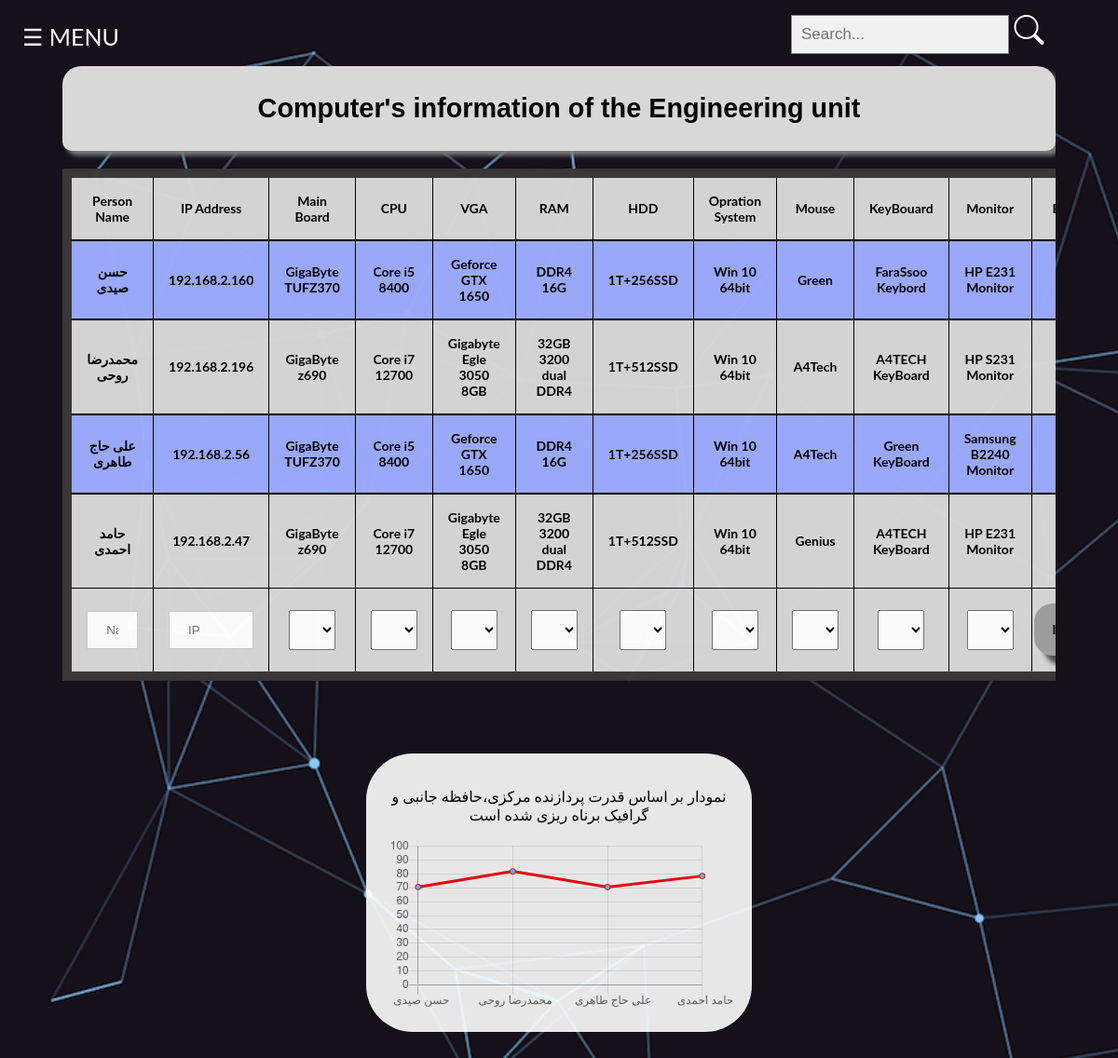
Page /Engineering.php (signed in) on the committed database.
### tables this page shows
CREATE TABLE IF NOT EXISTS `accessories` (
  `id` int NOT NULL AUTO_INCREMENT,
  `user_fullname` varchar(50) NOT NULL,
  `ipAddress` varchar(50) NOT NULL,
  `mainBoard` varchar(50) NOT NULL,
  `cpu` varchar(50) NOT NULL,
  `VGA` varchar(50) NOT NULL,
  `RAM` varchar(50) NOT NULL,
  `HDD` varchar(50) NOT NULL,
  `Opration_System` varchar(50) NOT NULL,
  `Mouse` varchar(50) NOT NULL,
  `KeyBouard` varchar(50) NOT NULL,
  `Monitor` varchar(50) NOT NULL,
  `department` varchar(50) NOT NULL,
  `reg_username` varchar(30) NOT NULL,
  PRIMARY KEY (`id`)
);

### base.php (called while the page is built, shortened)
<?php
$curPageName = substr($_SERVER["SCRIPT_NAME"], strrpos($_SERVER["SCRIPT_NAME"], "/") + 1);
if (isset($_COOKIE['user'])) {
    $user_acount = $_COOKIE['user'];
} else {
    if ($curPageName != "Login.php") {
        header("Location: Login.php");
        die();
    }
}

### Engineering.php (the view, shortened to what this page needs)
<!DOCTYPE html>
<html>
<?php
include "init.php";
?>
<link rel="stylesheet" href="https://cdn.jsdelivr.net/npm/bootstrap-icons@1.3.0/font/bootstrap-icons.css">
<head>
  <link href="style/style.css" rel="stylesheet" type="text/css" />
</head>
<body class="bodyMan">
  <div class="searchbox">
    <form id="search" class="search" action="" method="post">
      <input id="inputSearch" type="text" placeholder="Search..." name="inputSearch">
      <span id="btnsearch">
        <i type class="bi bi-search"></i>
      </span>
    </form>
  </div>
  <div id="main">
    <span id="menubtn" style="font-size:25px;cursor:pointer">&#9776; MENU</span>
  </div>
  <div class="boxtable">
    <div class="divheaderTable">
      <h2>Computer's information of the Engineering unit</h2>
    </div>
    <br>
    <table>
      <tr>
        <th>Person Name</th>
        <th>IP Address</th>
        <th>Main Board</th>
        <th>CPU</th>
        <th>VGA</th>
        <th>RAM</th>
        <th>HDD</th>
        <th>Opration System</th>
        <th>Mouse</th>
        <th>KeyBouard</th>
        <th>Monitor</th>
        <th>Edit/Delete</th>
      </tr>
      <?php
      $conn = new mysqli($serverName, $userName, $password, $dbName);
      $sql_q = "SELECT * FROM `product`";
      $result = $conn->query($sql_q);
      if ($result->num_rows > 0) {
        $i = 0;
        while ($row = $result->fetch_assoc()) {
          $product_array[$i] = array();
          $product_array[$i]['id'] = $row['id'];
          $product_array[$i]['name'] = $row['name'];
          $product_array[$i]['type'] = $row['type'];
          $product_array[$i]['score'] = $row['score'];
          $i++;
        }
      }
      if (!isset($_POST['inputSearch']) || $_POST['inputSearch'] == "") {
        $sql_q = "SELECT * FROM `accessories` where department='Engineering'  && reg_username='$user_acount'";
        $result = $conn->query($sql_q);
        if ($result->num_rows > 0) {
          while ($row = $result->fetch_assoc()) {
            $personName = $row['user_fullname'];
            $ipAddress =  $row['ipAddress'];
            $list_hardware = ['mainBoard', 'cpu', 'VGA', 'RAM', 'HDD', 'Opration_System', 'Mouse', 'KeyBouard', 'Monitor'];
            $hardware_name = [];
            foreach ($list_hardware as $hardware) {
              foreach ($product_array as $product) {
                if ($product['id'] == $row[$hardware]) {
                  $product_name = $product['name'];
                  break;
                }
              }
              $hardware_name[$hardware] = $product_name;
            }
            $mainBoard = $hardware_name['mainBoard'];
            $cpu =  $hardware_name['cpu'];
            $vga = $hardware_name['VGA'];
            $ram = $hardware_name['RAM'];
            $hdd = $hardware_name['HDD'];
            $oprationSystem = $hardware_name['Opration_System'];
            $mouse = $hardware_name['Mouse'];
            $keyBoard = $hardware_name['KeyBouard'];
            $monitor = $hardware_name['Monitor'];
            echo "<tr>\n";
            echo "<th>$personName</th>\n";
            echo "<th>$ipAddress</th>\n";
            echo "<th>$mainBoard</th>\n";
            echo "<th>$cpu</th>\n";
            echo "<th>$vga</th>\n";
            echo "<th>$ram</th>\n";
            echo "<th>$hdd</th>\n";
            echo "<th>$oprationSystem</th>\n";
            echo "<th>$mouse</th>\n";
            echo "<th>$keyBoard</th>\n";
            echo "<th>$monitor</th>\n";
            echo "<th>\n";
            echo "</th>\n";
            echo "</tr>\n";
          }
        }
      }
      ?>
      <form action="" method="post">
        <tr>
          <th>
            <input type="text" id="fname" name="fname" placeholder="Name" required>
          </th>
          <th>
            <input type="text" id="iplocal" name="iplocal" placeholder="IP" required>
          </th>
          <th>
            <?php
            echo "<select name='MainbordList' id='MainbordList'>";
            foreach ($product_array as $row) {
              $id = $row['id'];
              $name = $row['name'];
              $type = $row['type'];
              if ($type == "MainBoard") {
                echo "<option value='$id'>$name</option>";
              }
            }
            echo "</select>";
            ?>
          </th>
          <th>
            <?php
            echo "<select name='CpuList' id='CpuList'>";
            foreach ($product_array as $row) {
              $id = $row['id'];
              $name = $row['name'];
              $type = $row['type'];
              if ($type == "CPU") {
                echo "<option value='$id'>$name</option>";
              }
            }
            echo "</select>";
            ?>
          </th>
          <th>
            <?php
            echo "<select name='VGAList' id='VGAList'>";
            foreach ($product_array as $row) {
              $id = $row['id'];
              $name = $row['name'];
              $type = $row['type'];
              if ($type == "VGA") {
                echo "<option value='$id'>$name</option>";
              }
            }
            echo "</select>";
            ?>
          </th>
          <th>
            <?php
            echo "<select name='RAMList' id='RAMList'>";
            foreach ($product_array as $row) {
              $id = $row['id'];
              $name = $row['name'];
              $type = $row['type'];
              if ($type == "RAM") {
                echo "<option value='$id'>$name</option>";
              }
            }
            echo "</select>";
            ?>
          </th>
          <th>
            <?php
            echo "<select name='HDDList' id='HDDList'>";
            foreach ($product_array as $row) {
              $id = $row['id'];
              $name = $row['name'];
              $type = $row['type'];
              if ($type == "HDD") {
                echo "<option value='$id'>$name</option>";
              }
            }
            echo "</select>";
            ?>
          </th>
          <th>
            <?php
            echo "<select name='OsList' id='OsList'>";
            foreach ($product_array as $row) {
              $id = $row['id'];
              $name = $row['name'];
              $type = $row['type'];
              if ($type == "OprationSystem") {
                echo "<option value='$id'>$name</option>";
              }
            }
            echo "</select>";
            ?>
          </th>
          <th>
            <?php
            echo "<select name='MouseList' id='MouseList'>";
            foreach ($product_array as $row) {
              $id = $row['id'];
              $name = $row['name'];
              $type = $row['type'];
              if ($type == "Mouse") {
                echo "<option value='$id'>$name</option>";
              }
            }
            echo "</select>";
            ?>
          </th>
          <th>
            <?php
            echo "<select name='keyBoardList' id='keyBoardList'>";
            foreach ($product_array as $row) {
              $id = $row['id'];
              $name = $row['name'];
              $type = $row['type'];
              if ($type == "KeyBoard") {
                echo "<option value='$id'>$name</option>";
              }
            }
            echo "</select>";
            ?>
          </th>
          <th>
            <?php
            echo "<select name='MonitorList' id='MonitorList'>";
            foreach ($product_array as $row) {
              $id = $row['id'];
              $name = $row['name'];
              $type = $row['type'];
              if ($type == "Monitor") {
                echo "<option value='$id'>$name</option>";
              }
            }
            echo "</select>";
            ?>
          </th>
          <th class="editDeleteRow">
            <input class="buttonInsert3" type="submit" value="Insert Data">
          </th>
        </tr>
    </table>
    <br>
  </div>
  <div class="Chart">
    <p>نمودار بر اساس قدرت پردازنده مرکزی،حافظه جانبی و گرافیک برناه ریزی شده است</p>
    <canvas id="myChart" style="width:100%;max-width:1000px"></canvas>
    <?php
    $result = $conn->query($sql_q);
    $users = [];
    $scores = [];
    if ($result->num_rows > 0) {
      while ($row = $result->fetch_assoc()) {
        array_push($users, $row);
        $list_hardware = ['mainBoard', 'cpu', 'VGA', 'RAM', 'HDD', 'Opration_System', 'Mouse', 'KeyBouard', 'Monitor'];
        $sum_score = 0;
        foreach ($list_hardware as $item) {
          foreach ($product_array as $product) {
            if ($product['id'] == $row[$item]) {
              $sum_score += $product['score'];
            }
          }
        }
        $sum_score = ($sum_score) / 9;
        array_push($scores, $sum_score);
      }
    }
    ?>
    <script>
      <?php
      $txt = 'var xValues = [';
      foreach ($users as $user) {
        $name = $user['user_fullname'];
        $txt .= "'$name',";
      }
      $txt .= '];';
      echo $txt;
      $txt = 'var yValues = [';
      foreach ($scores as $score) {
        $txt .= "$score,";
      }
      $txt .= '];';
      echo $txt;
      ?>
      new Chart("myChart", {
        type: "line",
        data: {
          labels: xValues,
          datasets: [{
            fill: false,
            lineTension: 0,
            backgroundColor: "rgba(95,200,250,1.0)",
            borderColor: "rgba(255,0,0,1.0)",
            data: yValues
          }]
        },
        options: {
          legend: {
            display: false
          },
          scales: {
            yAxes: [{
              ticks: {
                min: 0,
                max: 100
              }
            }],
          }
        }
      });
    </script>
  </div>
</body>
</html>

### style/style.css (style rules this page uses)
body { background-image: url("../img/main_pic.jpg"); background-repeat: no-repeat; background-attachment: fixed; background-size: cover; border: 0px; opacity: 1; }
.bodyMan { background-image: url("../img/mainbg.png"); background-repeat: no-repeat; background-attachment: fixed; background-size: cover; border: 0px; opacity: 1; }
.buttonInsert3 { border: 0px solid rgb(94, 94, 94); border-radius: 20px 20px 20px 20px; padding: 20px; text-align: center; font-size: 1em; font-weight: bolder; font-family: 'Franklin Gothic Medium', 'Arial Narrow', Arial, sans-serif; background-color: rgb(156, 156, 156); opacity: 0.9; box-shadow: 10px 10px 5px rgb(66, 66, 66); display: block; }
body { font-family: Arial, Helvetica, sans-serif; }
input[type=text], input[type=password] { width: 100%; padding: 12px 20px; margin: 8px 0; display: inline-block; border: 1px solid #ccc; box-sizing: border-box; }
* { box-sizing: border-box; }
body { background-color: #474e5d; font-family: Helvetica, sans-serif; }
table { border-radius: 30px 30px 30px 30px; background-color: #d8d8d8; border-collapse: collapse; border-spacing: 0; width: 80%; border: 10px solid rgb(59, 57, 57); opacity: 0.98; font-size: 14px; }
th, td { text-align: center; padding: 16px; font-style: bold; border: 1px solid black; }
tr:nth-child(even) { background-color: rgb(157, 172, 255); border: 2px solid black; }
.boxtable { width: 90%; margin: 0 auto; overflow-x: auto; }
.divheaderTable { background-color: #d8d8d8; border-radius: 20px 20px 10px 10px; font-family: Verdana, Geneva, Tahoma, sans-serif; font-size: larger; padding: 5px; box-shadow: 5px 5px 5px rgb(124, 124, 124); text-align: center; }
.boxtable table { width: 90%; margin: 0 auto; overflow-x: auto; }
.Chart { background-color: rgb(255, 255, 255); text-align: center; margin: 5% auto 15% auto; width: 35%; height: auto; padding: 20px; border-radius: 50px 50px; opacity: 0.9; }
body { font-family: "Lato", sans-serif; transition: background-color 0.5s; }
#main { transition: margin-left 1.5s; padding: 16px; color: #ffffff; }
.editDeleteRow { padding: 2px; border-radius: 10px; }
.searchbox { font-family: Arial; }
form.search { float: right; max-width: 350px; padding-right: 50px; }
form.search input[type=text] { padding: 10px; font-size: 17px; border: 1px solid grey; float: left; width: 80%; background: #f1f1f1; }
form.search::after { content: ""; clear: both; display: table; }
#btnsearch { width: 50px; height: 50px; display: inline-block; margin-top: 7px; }
#btnsearch i { padding: 5px; font-size: 2rem; color: white; }
th select { padding: 12px 20px; width: 50px; }

### rows in the picture
accessories: user_fullname "حسن صیدی", ipAddress "192.168.2.160", mainBoard "GigaByte TUFZ370", cpu "Core i5 8400", vga "Geforce GTX 1650", ram "DDR4 16G", hdd "1T+256SSD", oprationSystem "Win 10 64bit", mouse "Green", keyBoard "FaraSsoo Keybord", monitor "HP E231 Monitor"
accessories: user_fullname "محمدرضا روحی", ipAddress "192.168.2.196", mainBoard "GigaByte z690", cpu "Core i7 12700", vga "Gigabyte Egle 3050 8GB", ram "32GB 3200 dual DDR4", hdd "1T+512SSD", oprationSystem "Win 10 64bit", mouse "A4Tech", keyBoard "A4TECH KeyBoard", monitor "HP S231 Monitor"
accessories: user_fullname "علی حاج طاهری", ipAddress "192.168.2.56", mainBoard "GigaByte TUFZ370", cpu "Core i5 8400", vga "Geforce GTX 1650", ram "DDR4 16G", hdd "1T+256SSD", oprationSystem "Win 10 64bit", mouse "A4Tech", keyBoard "Green KeyBoard", monitor "Samsung B2240 Monitor"
accessories: user_fullname "حامد احمدی", ipAddress "192.168.2.47", mainBoard "GigaByte z690", cpu "Core i7 12700", vga "Gigabyte Egle 3050 8GB", ram "32GB 3200 dual DDR4", hdd "1T+512SSD", oprationSystem "Win 10 64bit", mouse "Genius", keyBoard "A4TECH KeyBoard", monitor "HP E231 Monitor"

### other values in the picture
form field MainbordList "ASUSTek P5KPL"
form field CpuList "Core 2 Duo"
form field VGAList "GeForce 9500"
form field RAMList "DDR2 4G"
form field HDDList "500G"
form field OsList "Win 7 64bit"
form field MouseList "Genius"
form field keyBoardList "FaraSsoo Keybord"
form field MonitorList "Samsung BX1980"
chart data {{ $txt }} var xValues = ['حسن صیدی','محمدرضا روحی','علی حاج طاهری','حامد احمدی',];
chart data {{ $txt }} var yValues = [70.444444444444,81.666666666667,70.444444444444,78.333333333333,];
